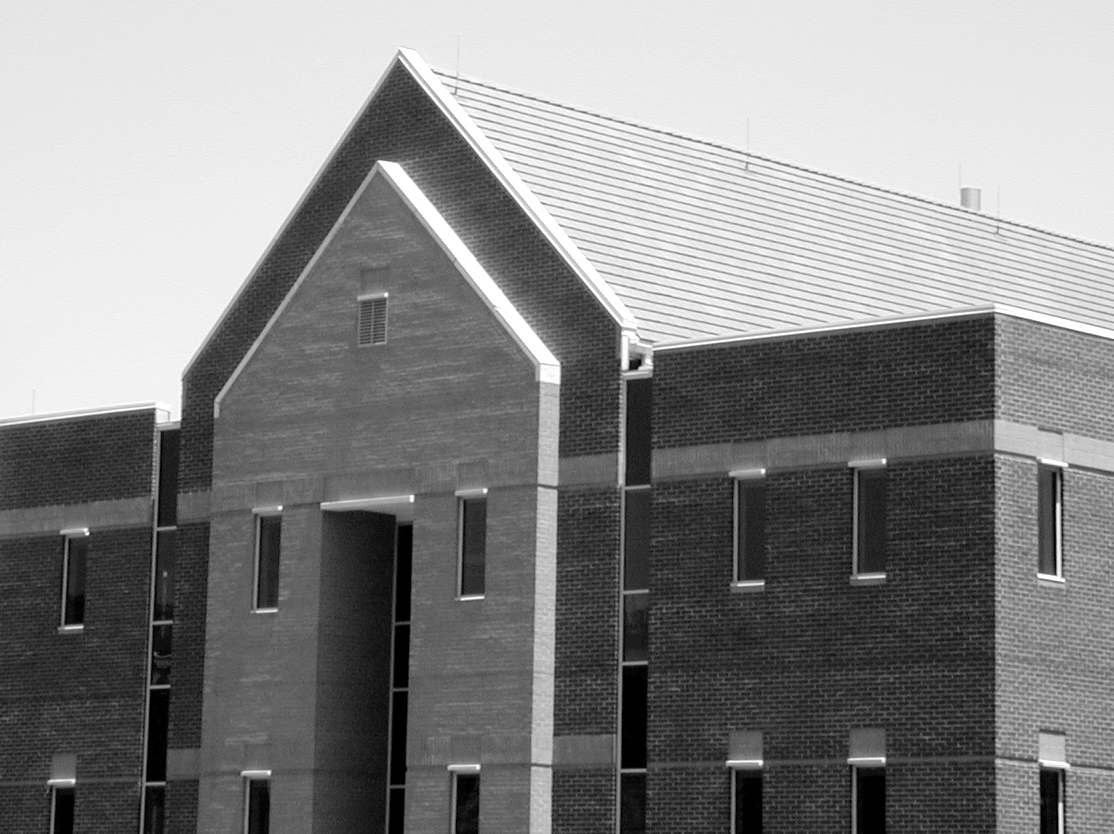
#> input picture Qn6_.tif, 1114 x 834 px
$ jupyter execute 'Ex 6.ipynb'   (older library calls are emulated)
#> lines starting #> are read from the running program, lines starting #| are printed output that depends on the picture
[cell 1]
import cv2
import numpy as np
import matplotlib.pyplot as plt

[cell 2]
# Step 2: Load the image using imread() from cv2 module
image = cv2.imread('Qn6_.tif')  # Replace 'image.jpg' with your image path
#> image is the input picture: shape (834, 1114, 3); min 0, max 255, mean 133.3

[cell 3]
# Step 3: Convert the image to grayscale
gray_image = cv2.cvtColor(image, cv2.COLOR_BGR2GRAY)

[cell 4]
# Step 4: Sobel Edge Detection (Using Sobel operator)
sobel_x = cv2.Sobel(gray_image, cv2.CV_64F, 1, 0, ksize=3)  # Sobel edge detection in X direction
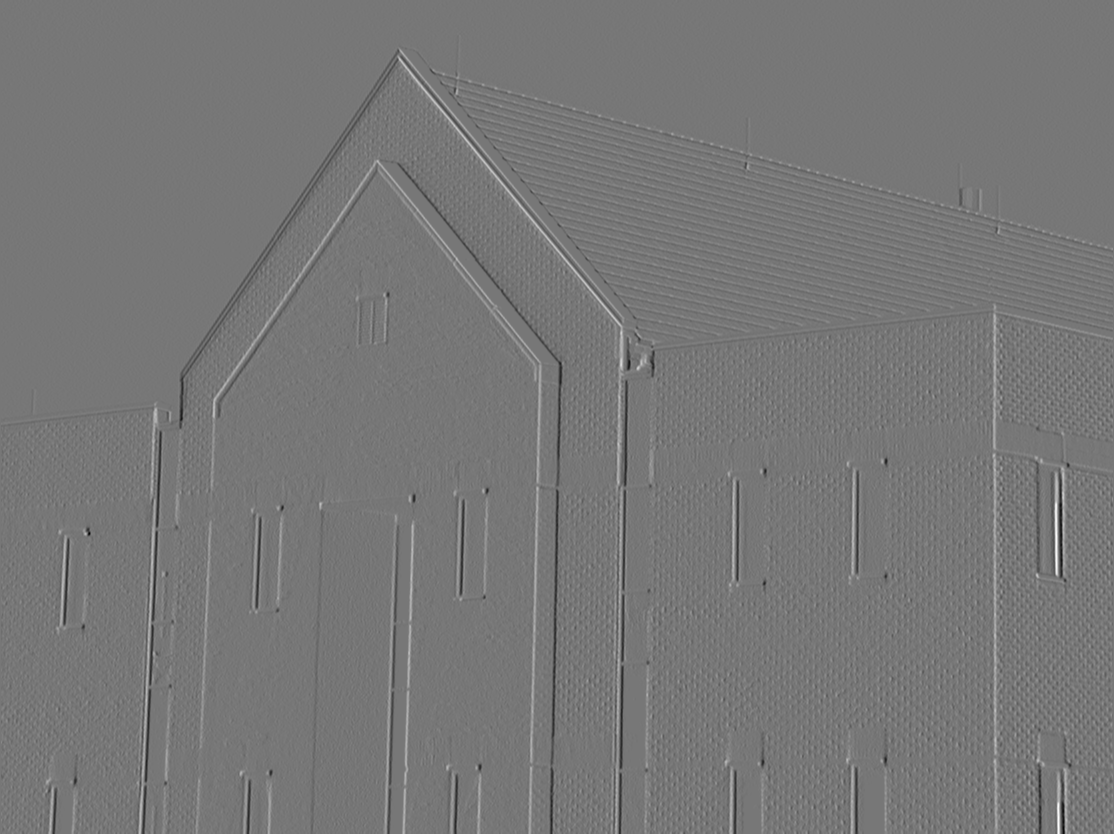
#> sobel_x: shape (834, 1114) float64; min -743, max 844, mean 0.2; drawn with min black and max white
sobel_y = cv2.Sobel(gray_image, cv2.CV_64F, 0, 1, ksize=3)  # Sobel edge detection in Y direction
sobel_edge = cv2.magnitude(sobel_x, sobel_y)  # Combine X and Y Sobel results
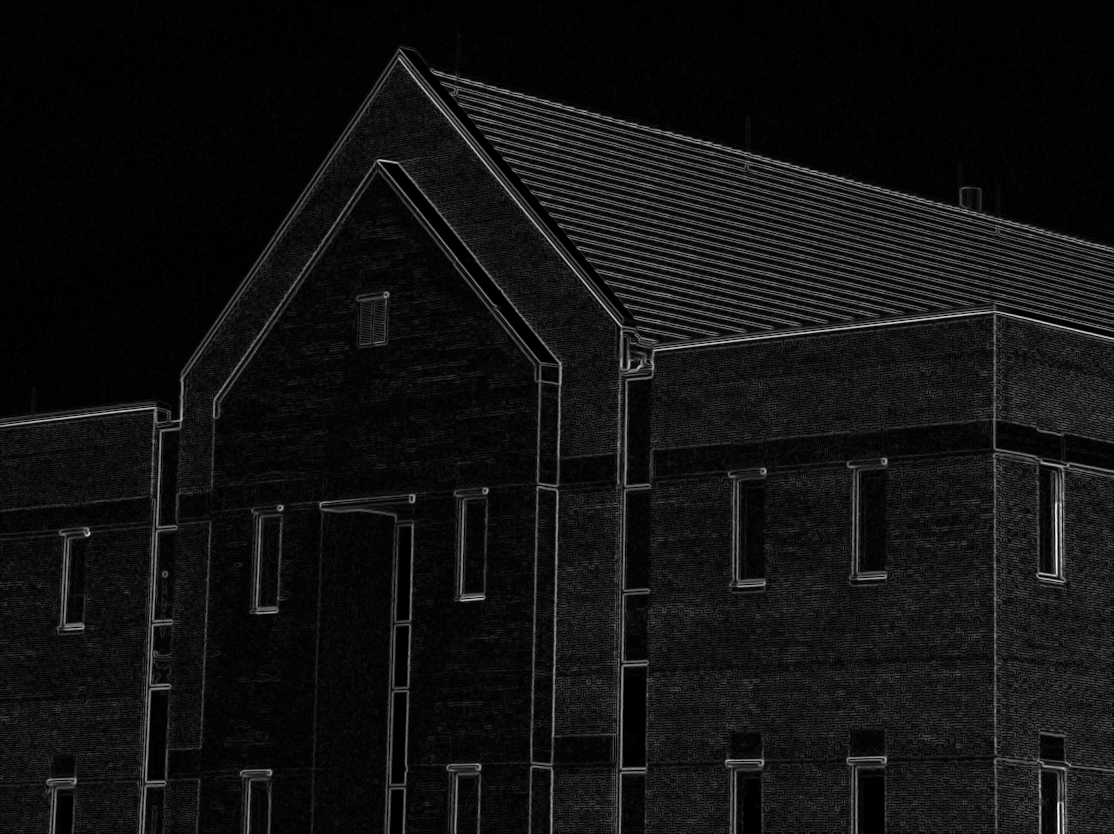
#> sobel_edge: shape (834, 1114) float64; min 0, max 844.3, mean 59.6; drawn with min black and max white

[cell 5]
# Step 5: Laplacian Edge Detection
laplacian_edge = cv2.Laplacian(gray_image, cv2.CV_64F)  # Apply Laplacian operator
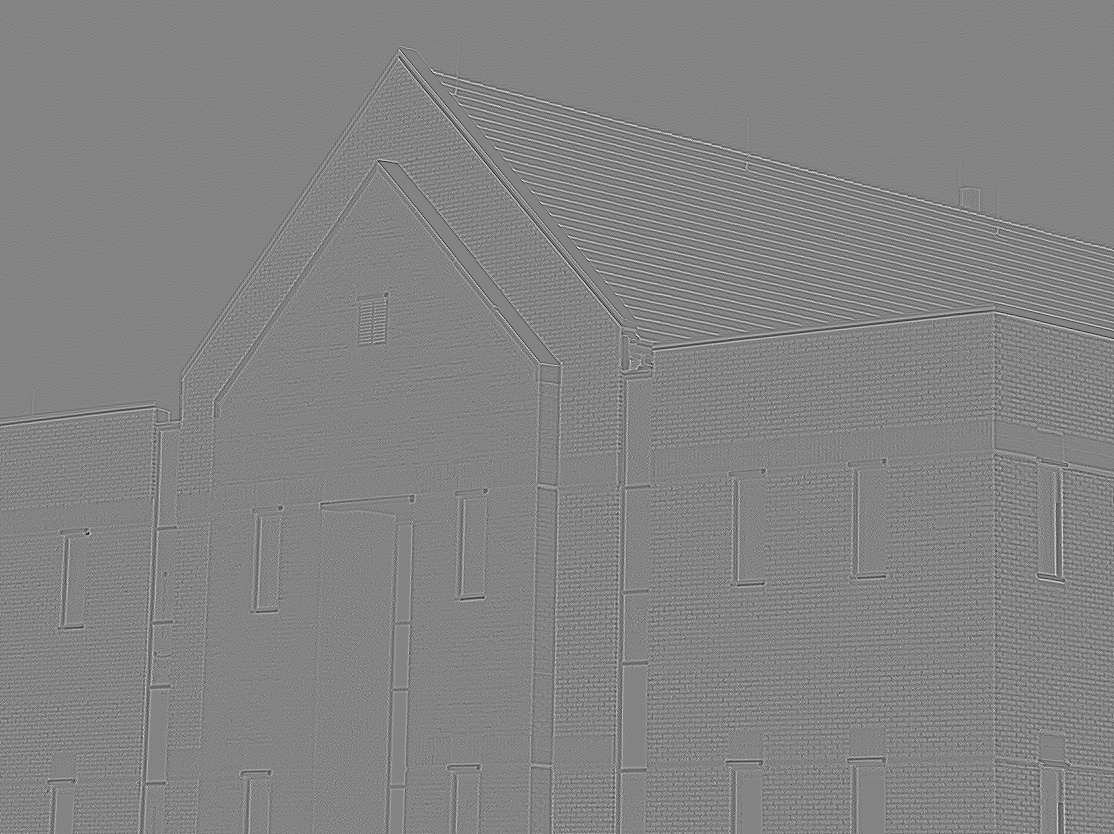
#> laplacian_edge: shape (834, 1114) float64; min -208, max 195, mean 0; drawn with min black and max white

[cell 6]
# Step 5: Canny Edge Detection
canny_edge = cv2.Canny(gray_image, 100, 200)  # Canny edge detector with threshold values 100 and 200
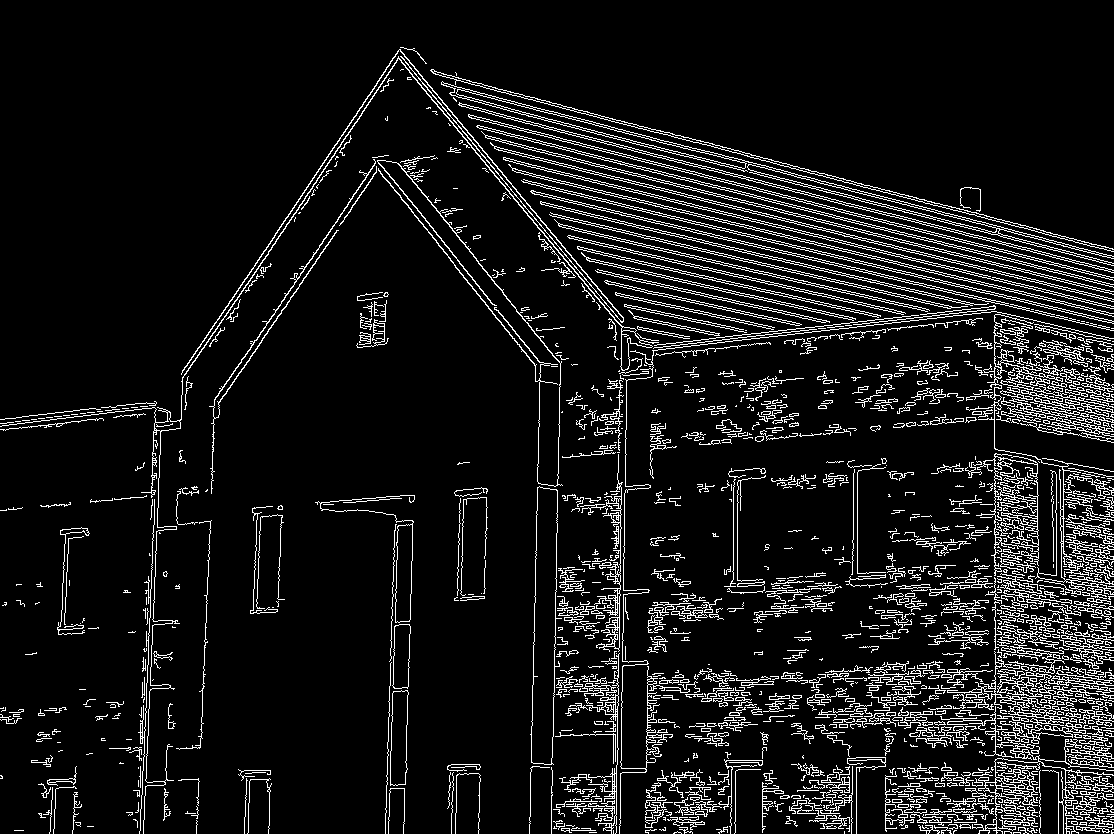
#> canny_edge: shape (834, 1114); 9.1% white in thin lines or dots

[cell 7]
# Laplacian Edge Detector output
plt.subplot(2, 2, 2)
plt.imshow(laplacian_edge, cmap='gray')
plt.title("Laplacian Edge Detector")
plt.axis('off')

# Canny Edge Detector output
plt.subplot(2, 2, 3)
plt.imshow(canny_edge, cmap='gray')
plt.title("Canny Edge Detector")
plt.axis('off')

# Show the plots
plt.tight_layout()
plt.show()

$ run again, with Qn3_Histogram_Bright_Image.tif copied over Qn6_.tif
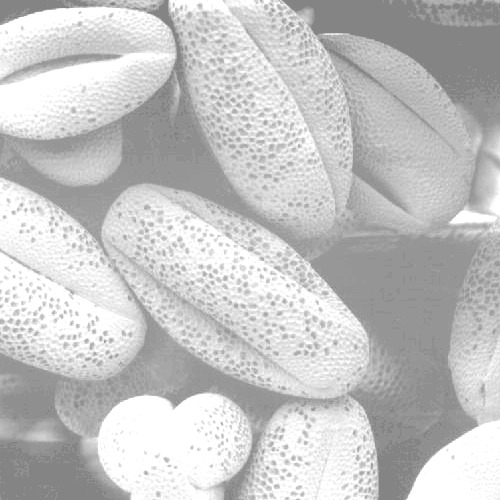
#> input picture Qn3_Histogram_Bright_Image.tif, 500 x 500 px
#> image is the input picture: shape (500, 500, 3); min 132, max 255, mean 196.4
#> `laplacian_edge = cv2.Laplacian(gray_image, cv2.CV_64F)`:
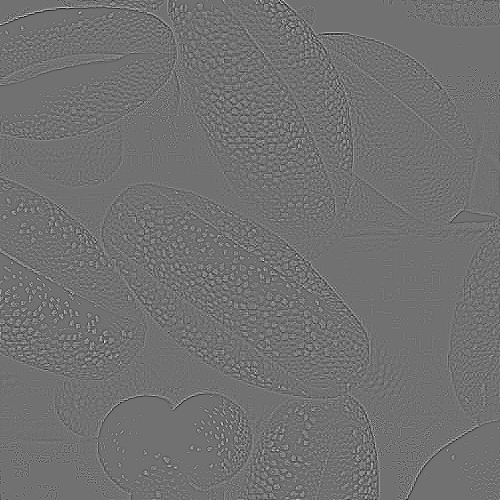
#> laplacian_edge: shape (500, 500) float64; min -139, max 173, mean 0; drawn with min black and max white
#> `canny_edge = cv2.Canny(gray_image, 100, 200)`:
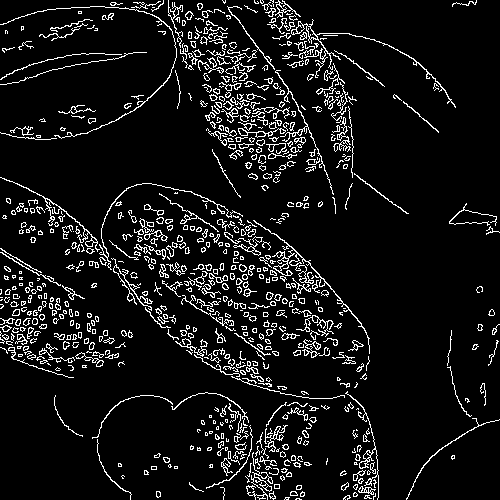
#> canny_edge: shape (500, 500); 8.4% white in thin lines or dots
